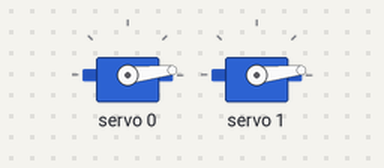
The sketch below on a simulated Arduino Uno, built with avr-gcc and run on an emulated ATmega328P. Shown: 2 × servo.

Above: at 0.05 s.
Timing chart, 0 to 4.6 s (numbered marks = the images above):
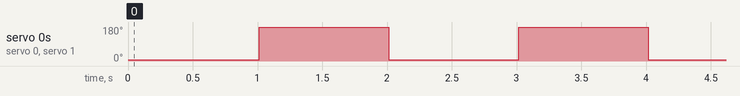

The sketch:

sync.ino
```cpp
#include <Wire.h>
#include <Adafruit_PWMServoDriver.h>

Adafruit_PWMServoDriver pwm = Adafruit_PWMServoDriver();

uint8_t servo_one = 0;
uint8_t servo_two = 1;

int min = 150;
int max = 640;

void setup() {
  Serial.begin(9600);

  pwm.begin();
  pwm.setPWMFreq(60);  // Analog servos run at ~60 Hz updates

  delay(10);

}

void moveToAngle(uint8_t servoNumber, int angle) {
  if(angle > 180) {
    return;
  }

  int pulse = map(angle, 0, 180, min, max);
  pwm.setPWM(servoNumber, 0, pulse);
}

void moveSync(int angle) {
  int position = 0;

  moveToAngle(servo_one, position);
  moveToAngle(servo_two, position);

  while(position != angle) {
    position = position + 10;

    moveToAngle(servo_one, position);
    moveToAngle(servo_two, position);
  }
}

void loop() {
//  moveToAngle(servo_one, 0);
//  moveToAngle(servo_one, 180);
//
//  moveToAngle(servo_two, 0);
//  moveToAngle(servo_two, 180);

//   pwm.setPWM(0, 0, 400);
//   delay(500);
//   pwm.setPWM(0, 0, 300);

//  for(int servoPos = 0; servoPos < 180; servoPos+=1) {
//    moveToAngle(servo_one, servoPos);
//    moveToAngle(servo_two, servoPos);
//  }

    moveToAngle(servo_one, 0);
    moveToAngle(servo_two, 0);

    delay(1000);

    moveToAngle(servo_one, 180);
    moveToAngle(servo_two, 180);

    delay(1000);
}
```

Measured:
- by itself, servo 0, servo 1: alternates 180° for 1.0 s and 6° for 1.0 s
